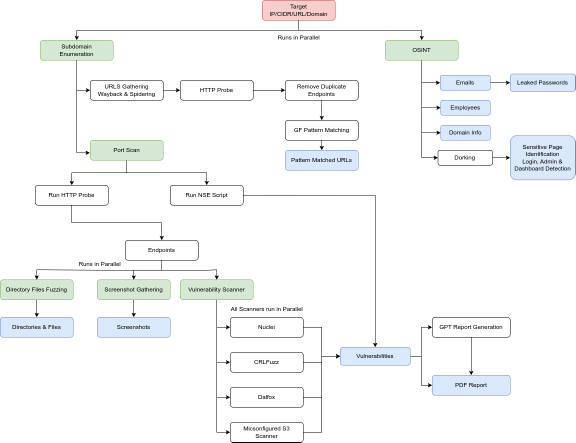
#> input picture .github/images/workflow-transparent.png, 1151 x 885 px (shown at 1/2 size)
$ python -i imagehash.py   (imports and definitions only)
#> lines starting #> are read from the running program, lines starting #| are printed output that depends on the picture
#> further down, picture is the input picture: PIL image 1151x885 RGBA; mean R, G, B, A 36.4, 37.7, 38, 44.7
"""The perceptual hash of a rendered page."""

from __future__ import annotations

from collections.abc import Iterable
from pathlib import Path

HASH_SIZE = 8
DIGEST_CHARS = 16
# the viewport band a full-page render is cut back to, as a fraction of its width
VIEWPORT_ASPECT = 0.625
_SIGN_BIT = 1 << 63
_WRAP = 1 << 64
_ROW = HASH_SIZE + 1


def to_signed(value: int) -> int:
    """A 64-bit hash as the bigint Postgres stores."""
    return value - _WRAP if value >= _SIGN_BIT else value


def to_unsigned(value: int) -> int:
    return value + _WRAP if value < 0 else value


def hex_digest(value: int) -> str:
    return f"{to_unsigned(value):016x}"


def popcount(value: int) -> int:
    return to_unsigned(value).bit_count()


def distance(left: int, right: int) -> int:
    return (to_unsigned(left) ^ to_unsigned(right)).bit_count()


# [9 lines left out: function _bands, not called in this run]


class NearIndex:
    """Hashes within `radius` bits of a query, found through exact-match bands."""

    # [17 lines left out: functions __init__, near, not called in this run]


def phash_image(img) -> int:
    """The dHash of an already decoded render."""
    from PIL import Image  # noqa: PLC0415

    width, height = img.size
#> width = 1151; height = 885
    band = min(height, max(1, round(width * VIEWPORT_ASPECT)))
#> band = 719
    grey = img.convert("L").crop((0, 0, width, band))
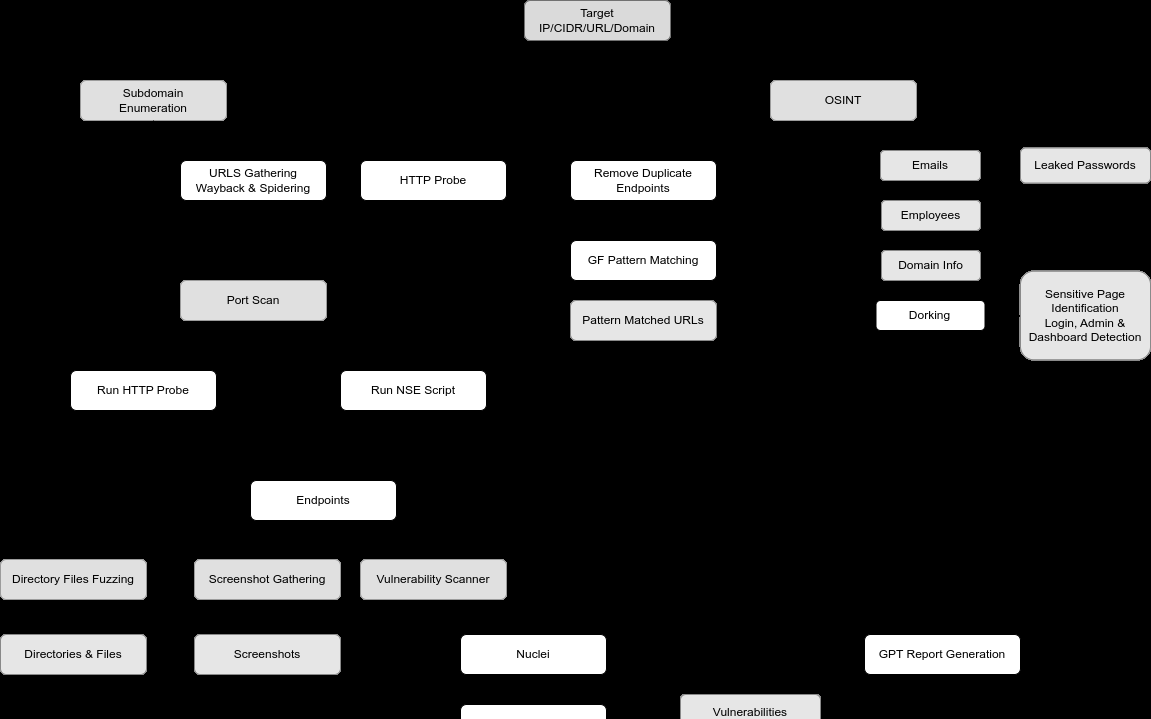
#> grey: PIL image 1151x719 L; min 0, max 255, mean 39.4
    pixels = grey.resize((_ROW, HASH_SIZE), Image.Resampling.BOX).tobytes()
    bits = 0
    for y in range(HASH_SIZE):
        base = y * _ROW
        for x in range(HASH_SIZE):
            bits = (bits << 1) | (pixels[base + x] > pixels[base + x + 1])
#> after the loop, bits = 5427406429335097513
    return to_signed(bits)


# [11 lines left out: function phash_file, not called in this run]

>>> from PIL import Image
>>> picture = Image.open('../../.github/images/workflow-transparent.png')
>>> result = phash_image(picture)
#> result = 5427406429335097513
